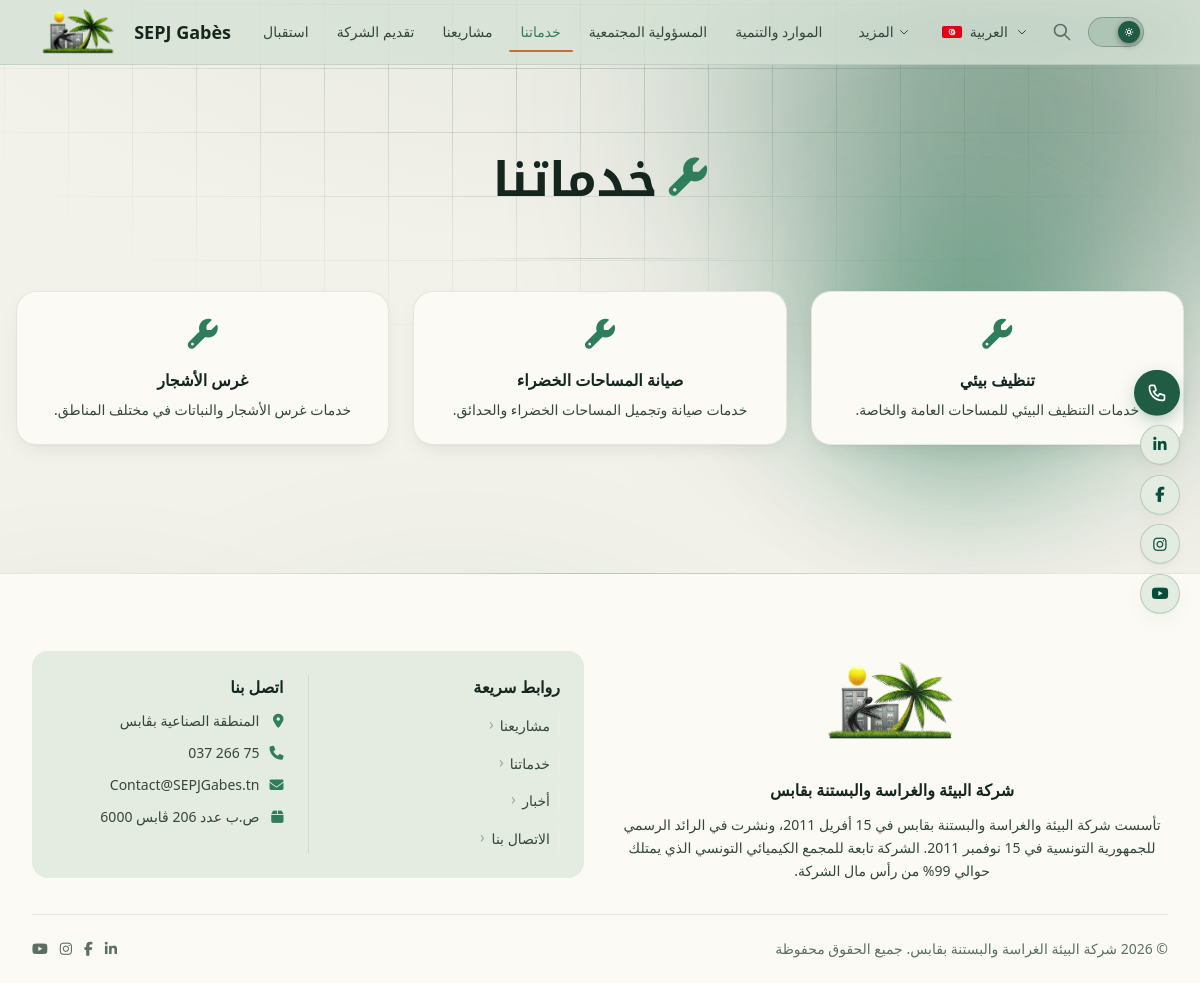
The app's page /public/services.php with its own data.
### tables this page shows
CREATE TABLE IF NOT EXISTS `content_items` (
    `id` INT UNSIGNED AUTO_INCREMENT PRIMARY KEY,
    `type` ENUM('page', 'post', 'project', 'service', 'activity', 'prize', 'rse', 'resource', 'sport', 'video') NOT NULL,
    `rse_category` VARCHAR(50) DEFAULT NULL COMMENT 'RSE subcategory: engagement_social, rapport_durabilite, rapport_rse, catalogue_rse',
    `slug` VARCHAR(255) NOT NULL UNIQUE,
    `title_ar` TEXT,
    `title_fr` TEXT,
    `title_en` TEXT,
    `summary_ar` TEXT,
    `summary_fr` TEXT,
    `summary_en` TEXT,
    `body_ar` LONGTEXT,
    `body_fr` LONGTEXT,
    `body_en` LONGTEXT,
    `featured_image` VARCHAR(255) DEFAULT NULL,
    `video_url` VARCHAR(255) DEFAULT NULL COMMENT 'YouTube URL for type=video items',
    `status` ENUM('draft', 'published') NOT NULL DEFAULT 'draft',
    `is_featured` TINYINT(1) NOT NULL DEFAULT 0,
    `published_at` DATETIME DEFAULT NULL,
    `created_by` INT UNSIGNED DEFAULT NULL,
    `updated_by` INT UNSIGNED DEFAULT NULL,
    `created_at` DATETIME NOT NULL DEFAULT CURRENT_TIMESTAMP,
    `updated_at` DATETIME NOT NULL DEFAULT CURRENT_TIMESTAMP ON UPDATE CURRENT_TIMESTAMP,

    INDEX `idx_type` (`type`),
    INDEX `idx_status` (`status`),
    INDEX `idx_slug` (`slug`),
    INDEX `idx_type_status` (`type`, `status`),
    INDEX `idx_featured` (`is_featured`),
    INDEX `idx_rse_category` (`rse_category`),
    CONSTRAINT `fk_content_created_by` FOREIGN KEY (`created_by`) REFERENCES `users`(`id`) ON DELETE SET NULL,
    CONSTRAINT `fk_content_updated_by` FOREIGN KEY (`updated_by`) REFERENCES `users`(`id`) ON DELETE SET NULL
);

CREATE TABLE IF NOT EXISTS `site_settings` (
    `id` INT UNSIGNED AUTO_INCREMENT PRIMARY KEY,
    `setting_key` VARCHAR(255) NOT NULL UNIQUE,
    `value_ar` LONGTEXT,
    `value_fr` LONGTEXT,
    `value_en` LONGTEXT,
    `value_raw` LONGTEXT,
    `updated_at` DATETIME NOT NULL DEFAULT CURRENT_TIMESTAMP ON UPDATE CURRENT_TIMESTAMP
);

### app/core/helpers.php (called while the page is built, shortened)
<?php
function e($value): string
{
    return htmlspecialchars((string) $value, ENT_QUOTES | ENT_SUBSTITUTE, 'UTF-8');
}
function current_lang(): string
{
    return DEFAULT_LANGUAGE;
}
function excerpt(string $text, int $limit = 160): string
{
    if (mb_strlen($text) <= $limit) {
        return $text;
    }
    $excerpt = mb_substr($text, 0, $limit);
    return $excerpt . '...';
}
function get_setting(string $key, string $lang = 'ar'): string
{
    static $settings = null;
    if ($settings === null) {
        try {
            $rows = db()->query("SELECT setting_key, value_ar, value_fr, value_en, value_raw FROM site_settings")->fetchAll(PDO::FETCH_ASSOC);
            $settings = [];
            foreach ($rows as $row) {
                $settings[$row['setting_key']] = $row;
            }
        } catch (PDOException $e) {
            $settings = [];
            return '';
        }
    }
    $setting = $settings[$key];
    $field   = 'value_' . $lang;
    if (!empty($setting[$field])) {
        return $setting[$field];
    }
    if (!empty($setting['value_raw'])) {
        return $setting['value_raw'];
    }
    return $setting['value_ar'] ?? '';
}

### app/core/i18n.php (called while the page is built, shortened)
<?php
function __(string $key, string $lang = null): string
{
    static $translations = null;
    if ($translations === null) {
        $translations = get_translations();
    }
    $lang = $lang ?? current_lang();
    return $translations[$key][$lang] ?? $translations[$key]['ar'] ?? $key;
}

### app/core/db.php (called while the page is built, shortened)
<?php
class Database
{
    private static ?PDO $instance = null;
    public static function getInstance(): PDO
    {
        if (self::$instance === null) {
            $dsn = "mysql:host=" . DB_HOST . ";port=" . DB_PORT . ";dbname=" . DB_NAME . ";charset=" . DB_CHARSET;
            $options = [
                PDO::ATTR_ERRMODE            => PDO::ERRMODE_EXCEPTION,
                PDO::ATTR_DEFAULT_FETCH_MODE => PDO::FETCH_ASSOC,
                PDO::ATTR_EMULATE_PREPARES   => false,
                PDO::MYSQL_ATTR_INIT_COMMAND => "SET NAMES utf8mb4 COLLATE utf8mb4_unicode_ci",
            ];
            try {
                self::$instance = new PDO($dsn, DB_USER, DB_PASS, $options);
            } catch (PDOException $e) {
error_log("Database connection failed [host=" . DB_HOST . ", port=" . DB_PORT . ", db=" . DB_NAME . "]: " . get_class($e) . " (" . $e->getCode() . ") " . $e->getMessage());
                die("اتصال قاعدة البيانات فشل. الرجاء المحاولة لاحقاً.<br>Database connection failed. Please try again later.");
            }
        }
        return self::$instance;
    }
}
function db(): PDO
{
    return Database::getInstance();
}

### public/services.php (the view)
<?php require_once 'includes/header.php'; $lang=current_lang(); $l=['ar'=>'ar','fr'=>'fr','en'=>'en'][$lang]??'ar'; try{$items=db()->query("SELECT id,slug,COALESCE(NULLIF(title_{$l},''),title_ar) AS t,COALESCE(NULLIF(summary_{$l},''),summary_ar) AS s,featured_image,published_at FROM content_items WHERE type='service' AND status='published' ORDER BY published_at DESC")->fetchAll();}catch(Exception$e){$items=[];} ?>
<main id="main-content"><div class="page-hero"><div class="max-w-7xl mx-auto px-4"><h1><i class="fa-solid fa-wrench text-emerald-400" aria-hidden="true"></i><?= __('nav_services',$lang) ?></h1></div></div>
<section class="py-8 relative z-10"><div class="max-w-7xl mx-auto px-4">
<?php if(empty($items)):?><div class="empty-state"><div class="empty-state-icon" aria-hidden="true"><i class="fa-solid fa-wrench"></i></div><p><?= __('no_results',$lang)?></p></div>
<?php else:?><div class="grid grid-cols-1 md:grid-cols-3 gap-6"><?php foreach($items as $i):?><a href="page.php?slug=<?= e($i['slug'])?>" class="glass-card p-6 text-center reveal"><div class="text-3xl mb-4 text-emerald-400" aria-hidden="true"><i class="fa-solid fa-wrench"></i></div><h3 class="font-semibold text-white mb-2"><?= e($i['t'])?></h3><p class="text-sm text-emerald-200/70"><?= e(excerpt($i['s']??'',150))?></p></a><?php endforeach;?></div><?php endif;?>
</div></section></main>
<?php include 'includes/footer.php';?>

### public/includes/footer.php (shortened to what this page needs)
<?php
$lang = current_lang();
?>
<footer class="site-footer">
    <div class="max-w-7xl mx-auto px-4 sm:px-6 lg:px-8">
        <div class="grid grid-cols-1 md:grid-cols-2 gap-8 mb-8 items-center">
            <div>
                <div class="flex justify-center mb-5">
                    <a href="index.php" aria-label="<?= e(APP_NAME) ?>">
                        <img src="assets/logo-sepj.png" alt="SEPJ Gabès" class="h-28 w-auto opacity-90" loading="lazy">
                    </a>
                </div>
                <h3 class="font-bold text-white mb-3 text-center"><?= e(get_setting('company_name', $lang) ?: __('company_name', $lang)) ?></h3>
                <p class="text-sm text-emerald-200/70 leading-relaxed text-center"><?= e(get_setting('about_summary', $lang)) ?></p>
            </div>
            <div class="bg-white/5 rounded-2xl p-6">
                <div class="flex flex-col sm:flex-row gap-6">
                    <div class="flex-1">
                        <h3 class="font-bold text-white mb-3"><?= __('quick_links', $lang) ?></h3>
                        <div class="space-y-2">
                            <a href="projects.php" class="footer-link text-sm"><?= __('nav_projects', $lang) ?></a>
                            <a href="services.php" class="footer-link text-sm"><?= __('nav_services', $lang) ?></a>
                            <a href="news.php" class="footer-link text-sm"><?= __('nav_news', $lang) ?></a>
                            <a href="contact.php" class="footer-link text-sm"><?= __('nav_contact', $lang) ?></a>
                        </div>
                    </div>
                    <div class="flex-1">
                        <h3 class="font-bold text-white mb-3"><?= __('contact_us', $lang) ?></h3>
                        <div class="space-y-3 text-sm text-emerald-200/70">
                            <p class="flex items-center gap-2"><i class="fa-solid fa-location-dot text-emerald-400 w-4 shrink-0" aria-hidden="true"></i><?= e(get_setting('address', $lang)) ?></p>
                            <p class="flex items-center gap-2"><i class="fa-solid fa-phone text-emerald-400 w-4 shrink-0" aria-hidden="true"></i><?= e(get_setting('phone', $lang)) ?></p>
                            <p class="flex items-center gap-2"><i class="fa-solid fa-envelope text-emerald-400 w-4 shrink-0" aria-hidden="true"></i><?= e(get_setting('email_primary', $lang)) ?></p>
                            <p class="flex items-center gap-2"><i class="fa-solid fa-box text-emerald-400 w-4 shrink-0" aria-hidden="true"></i><?= e(get_setting('po_box', $lang)) ?></p>
                        </div>
                    </div>
                </div>
            </div>
        </div>
        <div class="border-t border-white/10 pt-6 flex flex-col sm:flex-row items-center justify-between gap-3 text-sm text-emerald-300/40">
            <?php if ($lang === 'ar'): ?>
                <p>&copy; <?= date('Y') ?> شركة البيئة الغراسة والبستنة بقابس. <?= __('all_rights_reserved', $lang) ?></p>
            <?php else: ?>
                <p>&copy; <?= date('Y') ?> <?= e(APP_NAME) ?>. <?= __('all_rights_reserved', $lang) ?></p>
            <?php endif; ?>
            <div class="flex items-center gap-3">
                <a href="https://www.linkedin.com/in/sepjgabes/" target="_blank" rel="noopener noreferrer" class="hover:text-emerald-400 transition-colors" aria-label="LinkedIn">
                    <i class="fab fa-linkedin-in" aria-hidden="true"></i>
                </a>
                <a href="https://www.facebook.com/SEPJGabes.tn" target="_blank" rel="noopener noreferrer" class="hover:text-emerald-400 transition-colors" aria-label="Facebook">
                    <i class="fab fa-facebook-f" aria-hidden="true"></i>
                </a>
                <a href="https://www.instagram.com/sepjgabes" target="_blank" rel="noopener noreferrer" class="hover:text-emerald-400 transition-colors" aria-label="Instagram">
                    <i class="fab fa-instagram" aria-hidden="true"></i>
                </a>
                <a href="https://www.youtube.com/@SEPJGabes" target="_blank" rel="noopener noreferrer" class="hover:text-emerald-400 transition-colors" aria-label="YouTube">
                    <i class="fab fa-youtube" aria-hidden="true"></i>
                </a>
            </div>
        </div>
    </div>
</footer>
<?php
$contactAriaLabel = $lang === 'ar' ? 'تواصل معنا' : ($lang === 'fr' ? 'Nous contacter' : 'Contact us');
?>
<div class="float-stack">
<a href="contact.php"
   id="floatContact"
   class="float-contact"
   aria-label="<?= e($contactAriaLabel) ?>">
</a>
<div class="social-float-group">
    <a href="https://www.linkedin.com/in/sepjgabes/"
       target="_blank" rel="noopener noreferrer"
       class="social-float-btn social-float-linkedin"
       aria-label="LinkedIn — SEPJ Gabès">
        <i class="fab fa-linkedin-in" aria-hidden="true"></i>
    </a>
    <a href="https://www.facebook.com/SEPJGabes.tn"
       target="_blank" rel="noopener noreferrer"
       class="social-float-btn social-float-facebook"
       aria-label="Facebook — SEPJ Gabès">
        <i class="fab fa-facebook-f" aria-hidden="true"></i>
    </a>
    <a href="https://www.instagram.com/sepjgabes"
       target="_blank" rel="noopener noreferrer"
       class="social-float-btn social-float-instagram"
       aria-label="Instagram — SEPJ Gabès">
        <i class="fab fa-instagram" aria-hidden="true"></i>
    </a>
    <a href="https://www.youtube.com/@SEPJGabes"
       target="_blank" rel="noopener noreferrer"
       class="social-float-btn social-float-youtube"
       aria-label="YouTube — SEPJ Gabès">
        <i class="fab fa-youtube" aria-hidden="true"></i>
    </a>
</div>
</div>
</body>
</html>

### records on screen
content_items: t "تنظيف بيئي", s "خدمات التنظيف البيئي للمساحات العامة والخاصة."
content_items: t "صيانة المساحات الخضراء", s "خدمات صيانة وتجميل المساحات الخضراء والحدائق."
content_items: t "غرس الأشجار", s "خدمات غرس الأشجار والنباتات في مختلف المناطق."
site_settings: value_ar "شركة البيئة والغراسة والبستنة بقابس"
site_settings: value_ar "تأسست شركة البيئة والغراسة والبستنة بقابس في 15 أفريل 2011، ونشرت في الرائد الرسمي للجمهورية التونسية في 15 نوفمبر 2011. الشركة تابعة للمجمع الكيميائي التونسي الذي يمتلك حوالي 99% من رأس مال الشركة."
site_settings: value_ar "المنطقة الصناعية بڨابس"
site_settings: value_raw "75 266 037"
site_settings: value_raw "Contact@SEPJGabes.tn"
site_settings: value_raw "ص.ب عدد 206 ڨابس 6000"

### other values on screen
APP_NAME "SEPJ Gabès"
$item['label'] "استقبال"
$item['label'] "تقديم الشركة"
$item['label'] "مشاريعنا"
$item['label'] "خدماتنا"
$item['label'] "المسؤولية المجتمعية"
$item['label'] "الموارد والتنمية"
$moreLabel "المزيد"
$currentMeta['label'] "العربية"
__('nav_services',$lang) "خدماتنا"
__('quick_links', $lang) "روابط سريعة"
__('nav_projects', $lang) "مشاريعنا"
__('nav_services', $lang) "خدماتنا"
__('nav_news', $lang) "أخبار"
__('nav_contact', $lang) "الاتصال بنا"
